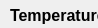
      <widget class="QWidget" name="pgWorld2">
       <property name="geometry">
        <rect>
         <x>0</x>
         <y>0</y>
         <width>98</width>
         <height>28</height>
        </rect>
       </property>
       <attribute name="label">
        <string>World Options Cont.</string>
       </attribute>
       <widget class="QDoubleSpinBox" name="spnTemp1">
        <property name="geometry">
         <rect>
          <x>160</x>
          <y>30</y>
          <width>91</width>
          <height>31</height>
         </rect>
        </property>
        <property name="font">
         <font>
          <family>Open Sans</family>
          <pointsize>-1</pointsize>
         </font>
        </property>
        <property name="styleSheet">
         <string notr="true">font-family: Open Sans;
font-size: 16px;</string>
        </property>
        <property name="decimals">
         <number>3</number>
        </property>
        <property name="maximum">
         <double>1.000000000000000</double>
        </property>
        <property name="singleStep">
         <double>0.100000000000000</double>
        </property>
        <property name="value">
         <double>0.126000000000000</double>
        </property>
       </widget>
       <widget class="QDoubleSpinBox" name="spnOffset">
        <property name="geometry">
         <rect>
          <x>160</x>
          <y>650</y>
          <width>91</width>
          <height>31</height>
         </rect>
        </property>
        <property name="font">
         <font>
          <family>Open Sans</family>
          <pointsize>-1</pointsize>
         </font>
        </property>
        <property name="styleSheet">
         <string notr="true">font-family: Open Sans;
font-size: 16px;</string>
        </property>
        <property name="decimals">
         <number>3</number>
        </property>
        <property name="maximum">
         <double>0.999000000000000</double>
        </property>
        <property name="singleStep">
         <double>0.100000000000000</double>
        </property>
        <property name="value">
         <double>0.200000000000000</double>
        </property>
       </widget>
       <widget class="QDoubleSpinBox" name="spnTemp6">
        <property name="geometry">
         <rect>
          <x>160</x>
          <y>230</y>
          <width>91</width>
          <height>31</height>
         </rect>
        </property>
        <property name="font">
         <font>
          <family>Open Sans</family>
          <pointsize>-1</pointsize>
         </font>
        </property>
        <property name="styleSheet">
         <string notr="true">font-family: Open Sans;
font-size: 16px;</string>
        </property>
        <property name="decimals">
         <number>3</number>
        </property>
        <property name="maximum">
         <double>1.000000000000000</double>
        </property>
        <property name="singleStep">
         <double>0.100000000000000</double>
        </property>
        <property name="value">
         <double>0.876000000000000</double>
        </property>
       </widget>
       <widget class="QLabel" name="label_25">
        <property name="geometry">
         <rect>
          <x>10</x>
          <y>270</y>
          <width>241</width>
          <height>31</height>
         </rect>
        </property>
        <property name="font">
         <font>
          <pointsize>12</pointsize>
          <weight>75</weight>
          <bold>true</bold>
         </font>
        </property>
        <property name="text">
         <string>Precipitation Range:</string>
        </property>
       </widget>
       <widget class="QDoubleSpinBox" name="spnTemp2">
        <property name="geometry">
         <rect>
          <x>160</x>
          <y>70</y>
          <width>91</width>
          <height>31</height>
         </rect>
        </property>
        <property name="font">
         <font>
          <family>Open Sans</family>
          <pointsize>-1</pointsize>
         </font>
        </property>
        <property name="styleSheet">
         <string notr="true">font-family: Open Sans;
font-size: 16px;</string>
        </property>
        <property name="decimals">
         <number>3</number>
        </property>
        <property name="maximum">
         <double>1.000000000000000</double>
        </property>
        <property name="singleStep">
         <double>0.100000000000000</double>
        </property>
        <property name="value">
         <double>0.235000000000000</double>
        </property>
       </widget>
       <widget class="QDoubleSpinBox" name="spnPrecip5">
        <property name="geometry">
         <rect>
          <x>160</x>
          <y>460</y>
          <width>91</width>
          <height>31</height>
         </rect>
        </property>
        <property name="font">
         <font>
          <family>Open Sans</family>
          <pointsize>-1</pointsize>
         </font>
        </property>
        <property name="styleSheet">
         <string notr="true">font-family: Open Sans;
font-size: 16px;</string>
        </property>
        <property name="decimals">
         <number>3</number>
        </property>
        <property name="maximum">
         <double>1.000000000000000</double>
        </property>
        <property name="singleStep">
         <double>0.100000000000000</double>
        </property>
        <property name="value">
         <double>0.927000000000000</double>
        </property>
       </widget>
       <widget class="QLabel" name="label_15">
        <property name="geometry">
         <rect>
          <x>10</x>
          <y>680</y>
          <width>241</width>
          <height>31</height>
         </rect>
        </property>
        <property name="font">
         <font>
          <family>Open Sans</family>
          <pointsize>10</pointsize>
         </font>
        </property>
        <property name="text">
         <string>*GCC = Gamma Correction Curve</string>
        </property>
        <property name="alignment">
         <set>Qt::AlignCenter</set>
        </property>
       </widget>
       <widget class="QLabel" name="label_24">
        <property name="geometry">
         <rect>
          <x>10</x>
          <y>0</y>
          <width>241</width>
          <height>31</height>
         </rect>
        </property>
        <property name="font">
         <font>
          <pointsize>12</pointsize>
          <weight>75</weight>
          <bold>true</bold>
         </font>
        </property>
        <property name="text">
         <string>Temperature Range:</string>
        </property>
       </widget>
       <widget class="QDoubleSpinBox" name="spnPrecip4">
        <property name="geometry">
         <rect>
          <x>160</x>
          <y>420</y>
          <width>91</width>
          <height>31</height>
         </rect>
        </property>
        <property name="font">
         <font>
          <family>Open Sans</family>
          <pointsize>-1</pointsize>
         </font>
        </property>
        <property name="styleSheet">
         <string notr="true">font-family: Open Sans;
font-size: 16px;</string>
        </property>
        <property name="decimals">
         <number>3</number>
        </property>
        <property name="maximum">
         <double>1.000000000000000</double>
        </property>
        <property name="singleStep">
         <double>0.100000000000000</double>
        </property>
        <property name="value">
         <double>0.764000000000000</double>
        </property>
       </widget>
       <widget class="QDoubleSpinBox" name="spnTemp5">
        <property name="geometry">
         <rect>
          <x>160</x>
          <y>190</y>
          <width>91</width>
          <height>31</height>
         </rect>
        </property>
        <property name="font">
         <font>
          <family>Open Sans</family>
          <pointsize>-1</pointsize>
         </font>
        </property>
        <property name="styleSheet">
         <string notr="true">font-family: Open Sans;
font-size: 16px;</string>
        </property>
        <property name="decimals">
         <number>3</number>
        </property>
        <property name="maximum">
         <double>1.000000000000000</double>
        </property>
        <property name="singleStep">
         <double>0.100000000000000</double>
        </property>
        <property name="value">
         <double>0.634000000000000</double>
        </property>
       </widget>
       <widget class="QLabel" name="label_27">
        <property name="geometry">
         <rect>
          <x>10</x>
          <y>650</y>
          <width>111</width>
          <height>31</height>
         </rect>
        </property>
        <property name="font">
         <font>
          <pointsize>12</pointsize>
          <weight>75</weight>
          <bold>true</bold>
         </font>
        </property>
        <property name="text">
         <string>GCC* Offset:</string>
        </property>
       </widget>
       <widget class="QDoubleSpinBox" name="spnPrecip3">
        <property name="geometry">
         <rect>
          <x>160</x>
          <y>380</y>
          <width>91</width>
          <height>31</height>
         </rect>
        </property>
        <property name="font">
         <font>
          <family>Open Sans</family>
          <pointsize>-1</pointsize>
         </font>
        </property>
        <property name="styleSheet">
         <string notr="true">font-family: Open Sans;
font-size: 16px;</string>
        </property>
        <property name="decimals">
         <number>3</number>
        </property>
        <property name="maximum">
         <double>1.000000000000000</double>
        </property>
        <property name="singleStep">
         <double>0.100000000000000</double>
        </property>
        <property name="value">
         <double>0.493000000000000</double>
        </property>
       </widget>
       <widget class="QDoubleSpinBox" name="spnPrecip2">
        <property name="geometry">
         <rect>
          <x>160</x>
          <y>340</y>
          <width>91</width>
          <height>31</height>
         </rect>
        </property>
        <property name="font">
         <font>
          <family>Open Sans</family>
          <pointsize>-1</pointsize>
         </font>
        </property>
        <property name="styleSheet">
         <string notr="true">font-family: Open Sans;
font-size: 16px;</string>
        </property>
        <property name="decimals">
         <number>3</number>
        </property>
        <property name="maximum">
         <double>1.000000000000000</double>
        </property>
        <property name="singleStep">
         <double>0.100000000000000</double>
        </property>
        <property name="value">
         <double>0.222000000000000</double>
        </property>
       </widget>
       <widget class="QDoubleSpinBox" name="spnPrecip6">
        <property name="geometry">
         <rect>
          <x>160</x>
          <y>500</y>
          <width>91</width>
          <height>31</height>
         </rect>
        </property>
        <property name="font">
         <font>
          <family>Open Sans</family>
          <pointsize>-1</pointsize>
         </font>
        </property>
        <property name="styleSheet">
         <string notr="true">font-family: Open Sans;
font-size: 16px;</string>
        </property>
        <property name="decimals">
         <number>3</number>
        </property>
        <property name="maximum">
         <double>1.000000000000000</double>
        </property>
        <property name="singleStep">
         <double>0.100000000000000</double>
        </property>
        <property name="value">
         <double>0.986000000000000</double>
        </property>
       </widget>
       <widget class="QLabel" name="label_26">
        <property name="geometry">
         <rect>
          <x>10</x>
          <y>580</y>
          <width>241</width>
          <height>31</height>
         </rect>
        </property>
        <property name="font">
         <font>
          <pointsize>12</pointsize>
          <weight>75</weight>
          <bold>true</bold>
         </font>
        </property>
        <property name="text">
         <string>GCC* Gamma Value:</string>
        </property>
       </widget>
       <widget class="QDoubleSpinBox" name="spnPrecip7">
        <property name="geometry">
         <rect>
          <x>160</x>
          <y>540</y>
          <width>91</width>
          <height>31</height>
         </rect>
        </property>
        <property name="font">
         <font>
          <family>Open Sans</family>
          <pointsize>-1</pointsize>
         </font>
        </property>
        <property name="styleSheet">
         <string notr="true">font-family: Open Sans;
font-size: 16px;</string>
        </property>
        <property name="decimals">
         <number>3</number>
        </property>
        <property name="maximum">
         <double>1.000000000000000</double>
        </property>
        <property name="singleStep">
         <double>0.100000000000000</double>
        </property>
        <property name="value">
         <double>0.998000000000000</double>
        </property>
       </widget>
       <widget class="QDoubleSpinBox" name="spnGamma">
        <property name="geometry">
         <rect>
          <x>160</x>
          <y>610</y>
          <width>91</width>
          <height>31</height>
         </rect>
        </property>
        <property name="font">
         <font>
          <family>Open Sans</family>
          <pointsize>-1</pointsize>
         </font>
        </property>
        <property name="styleSheet">
         <string notr="true">font-family: Open Sans;
font-size: 16px;</string>
        </property>
        <property name="decimals">
         <number>3</number>
        </property>
        <property name="value">
         <double>1.250000000000000</double>
        </property>
       </widget>
       <widget class="QDoubleSpinBox" name="spnTemp3">
        <property name="geometry">
         <rect>
          <x>160</x>
          <y>110</y>
          <width>91</width>
          <height>31</height>
         </rect>
        </property>
        <property name="font">
         <font>
          <family>Open Sans</family>
          <pointsize>-1</pointsize>
         </font>
        </property>
        <property name="styleSheet">
         <string notr="true">font-family: Open Sans;
font-size: 16px;</string>
        </property>
        <property name="decimals">
         <number>3</number>
        </property>
        <property name="maximum">
         <double>1.000000000000000</double>
        </property>
        <property name="singleStep">
         <double>0.100000000000000</double>
        </property>
        <property name="value">
         <double>0.406000000000000</double>
        </property>
       </widget>
       <widget class="QDoubleSpinBox" name="spnTemp4">
        <property name="geometry">
         <rect>
          <x>160</x>
          <y>150</y>
          <width>91</width>
          <height>31</height>
         </rect>
        </property>
        <property name="font">
         <font>
          <family>Open Sans</family>
          <pointsize>-1</pointsize>
         </font>
        </property>
        <property name="styleSheet">
         <string notr="true">font-family: Open Sans;
font-size: 16px;</string>
        </property>
        <property name="decimals">
         <number>3</number>
        </property>
        <property name="maximum">
         <double>1.000000000000000</double>
        </property>
        <property name="singleStep">
         <double>0.100000000000000</double>
        </property>
        <property name="value">
         <double>0.561000000000000</double>
        </property>
       </widget>
       <widget class="QDoubleSpinBox" name="spnPrecip1">
        <property name="geometry">
         <rect>
          <x>160</x>
          <y>300</y>
          <width>91</width>
          <height>31</height>
         </rect>
        </property>
        <property name="font">
         <font>
          <family>Open Sans</family>
          <pointsize>-1</pointsize>
         </font>
        </property>
        <property name="styleSheet">
         <string notr="true">font-family: Open Sans;
font-size: 16px;</string>
        </property>
        <property name="decimals">
         <number>3</number>
        </property>
        <property name="maximum">
         <double>1.000000000000000</double>
        </property>
        <property name="singleStep">
         <double>0.100000000000000</double>
        </property>
        <property name="value">
         <double>0.059000000000000</double>
        </property>
       </widget>
       <widget class="QLabel" name="label_2">
        <property name="geometry">
         <rect>
          <x>20</x>
          <y>30</y>
          <width>21</width>
          <height>31</height>
         </rect>
        </property>
        <property name="font">
         <font>
          <pointsize>12</pointsize>
         </font>
        </property>
        <property name="text">
         <string>1:</string>
        </property>
       </widget>
       <widget class="QLabel" name="label_4">
        <property name="geometry">
         <rect>
          <x>20</x>
          <y>70</y>
          <width>21</width>
          <height>31</height>
         </rect>
        </property>
        <property name="font">
         <font>
          <pointsize>12</pointsize>
         </font>
        </property>
        <property name="text">
         <string>2:</string>
        </property>
       </widget>
       <widget class="QLabel" name="label_16">
        <property name="geometry">
         <rect>
          <x>20</x>
          <y>110</y>
          <width>21</width>
          <height>31</height>
         </rect>
        </property>
        <property name="font">
         <font>
          <pointsize>12</pointsize>
         </font>
        </property>
        <property name="text">
         <string>3:</string>
        </property>
       </widget>
       <widget class="QLabel" name="label_17">
        <property name="geometry">
         <rect>
          <x>20</x>
          <y>150</y>
          <width>21</width>
          <height>31</height>
         </rect>
        </property>
        <property name="font">
         <font>
          <pointsize>12</pointsize>
         </font>
        </property>
        <property name="text">
         <string>4:</string>
        </property>
       </widget>
       <widget class="QLabel" name="label_18">
        <property name="geometry">
         <rect>
          <x>20</x>
          <y>190</y>
          <width>21</width>
          <height>31</height>
         </rect>
        </property>
        <property name="font">
         <font>
          <pointsize>12</pointsize>
         </font>
        </property>
        <property name="text">
         <string>5:</string>
        </property>
       </widget>
       <widget class="QLabel" name="label_21">
        <property name="geometry">
         <rect>
          <x>20</x>
          <y>230</y>
          <width>21</width>
          <height>31</height>
         </rect>
        </property>
        <property name="font">
         <font>
          <pointsize>12</pointsize>
         </font>
        </property>
        <property name="text">
         <string>6:</string>
        </property>
       </widget>
       <widget class="QLabel" name="label_22">
        <property name="geometry">
         <rect>
          <x>20</x>
          <y>300</y>
          <width>21</width>
          <height>31</height>
         </rect>
        </property>
        <property name="font">
         <font>
          <pointsize>12</pointsize>
         </font>
        </property>
        <property name="text">
         <string>1:</string>
        </property>
       </widget>
       <widget class="QLabel" name="label_28">
        <property name="geometry">
         <rect>
          <x>20</x>
          <y>420</y>
          <width>21</width>
          <height>31</height>
         </rect>
        </property>
        <property name="font">
         <font>
          <pointsize>12</pointsize>
         </font>
        </property>
        <property name="text">
         <string>4:</string>
        </property>
       </widget>
       <widget class="QLabel" name="label_29">
        <property name="geometry">
         <rect>
          <x>20</x>
          <y>380</y>
          <width>21</width>
          <height>31</height>
         </rect>
        </property>
        <property name="font">
         <font>
          <pointsize>12</pointsize>
         </font>
        </property>
        <property name="text">
         <string>3:</string>
        </property>
       </widget>
       <widget class="QLabel" name="label_30">
        <property name="geometry">
         <rect>
          <x>20</x>
          <y>460</y>
          <width>21</width>
          <height>31</height>
         </rect>
        </property>
        <property name="font">
         <font>
          <pointsize>12</pointsize>
         </font>
        </property>
        <property name="text">
         <string>5:</string>
        </property>
       </widget>
       <widget class="QLabel" name="label_33">
        <property name="geometry">
         <rect>
          <x>20</x>
          <y>340</y>
          <width>21</width>
          <height>31</height>
         </rect>
        </property>
        <property name="font">
         <font>
          <pointsize>12</pointsize>
         </font>
        </property>
        <property name="text">
         <string>2:</string>
        </property>
       </widget>
       <widget class="QLabel" name="label_34">
        <property name="geometry">
         <rect>
          <x>20</x>
          <y>500</y>
          <width>21</width>
          <height>31</height>
         </rect>
        </property>
        <property name="font">
         <font>
          <pointsize>12</pointsize>
         </font>
        </property>
        <property name="text">
         <string>6:</string>
        </property>
       </widget>
       <widget class="QLabel" name="label_44">
        <property name="geometry">
         <rect>
          <x>20</x>
          <y>540</y>
          <width>21</width>
          <height>31</height>
         </rect>
        </property>
        <property name="font">
         <font>
          <pointsize>12</pointsize>
         </font>
        </property>
        <property name="text">
         <string>7:</string>
        </property>
       </widget>
       <widget class="QPushButton" name="btnGenWorld_2">
        <property name="geometry">
         <rect>
          <x>10</x>
          <y>710</y>
          <width>241</width>
          <height>71</height>
         </rect>
        </property>
        <property name="font">
         <font>
          <pointsize>-1</pointsize>
          <weight>75</weight>
          <bold>true</bold>
         </font>
        </property>
        <property name="text">
         <string>Generate World
and All Maps</string>
        </property>
       </widget>
      </widget>
